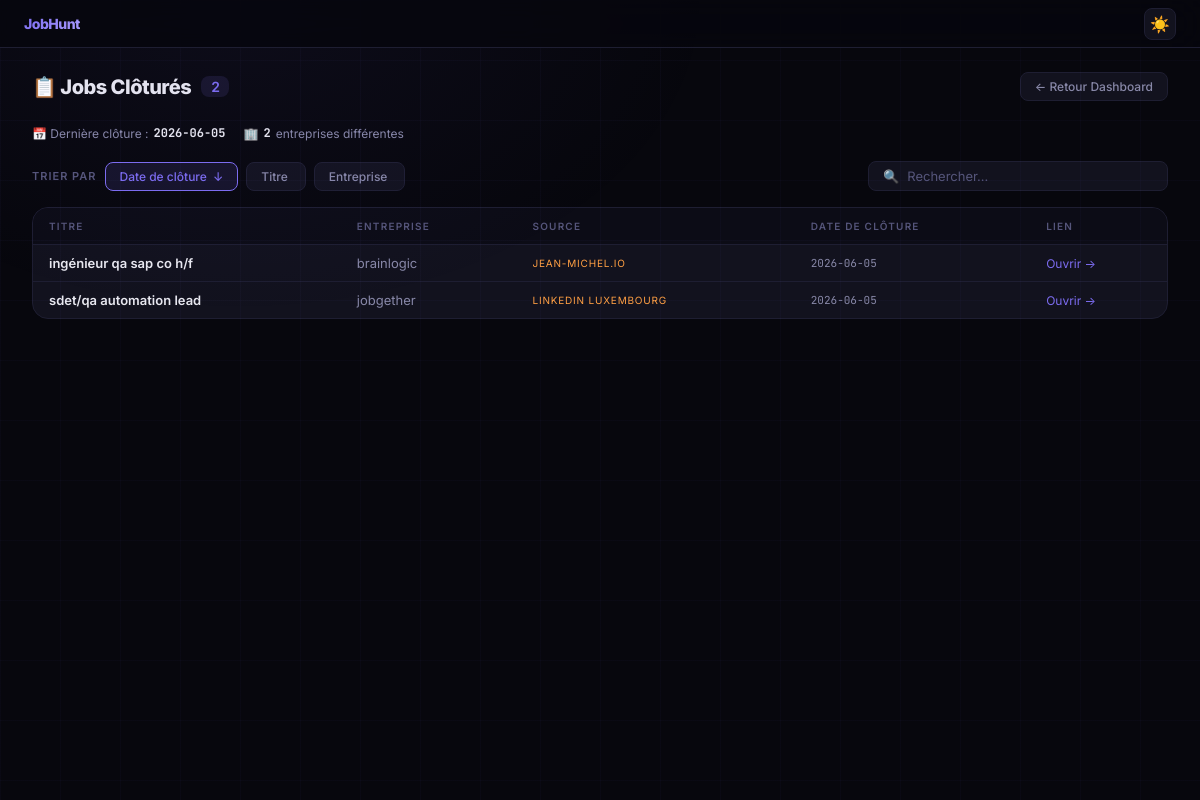
The page /jobclotured on the database its author committed.
### tables this page shows
CREATE TABLE dismissed_jobs (
    id INTEGER PRIMARY KEY AUTOINCREMENT,
    title TEXT NOT NULL,
    company TEXT DEFAULT "",
    url TEXT DEFAULT "",
    user_id TEXT NOT NULL DEFAULT "",
    dismissed_at TIMESTAMP DEFAULT CURRENT_TIMESTAMP,
    UNIQUE(title, company, user_id)
);

### app.py (the view)
@app.route("/jobclotured")
def jobs_clotures():
    conn = get_db()
    rows = conn.execute("""
        SELECT d.id, d.title, d.company, d.url, d.dismissed_at,
               COALESCE(j.source, '—') as source
        FROM dismissed_jobs d
        LEFT JOIN jobs j ON LOWER(TRIM(j.title)) = LOWER(TRIM(d.title))
                       AND LOWER(TRIM(COALESCE(j.company,''))) = LOWER(TRIM(COALESCE(d.company,'')))
        GROUP BY d.id
        ORDER BY d.dismissed_at DESC
    """).fetchall()
    conn.close()
    jobs = [dict(r) for r in rows]
    companies = len(set(j.get('company','') for j in jobs if j.get('company')))
    return render_template("jobs_clotures.html",
        jobs=jobs,
        total=len(jobs),
        companies=companies,
        version=get_version())

### app.py (called while the page is built)
def get_env_label():
    svc = os.environ.get('RENDER_SERVICE_NAME', '')
    branch = os.environ.get('RENDER_GIT_BRANCH', '')
    if 'recette' in svc or branch == 'staging':
        return 'Recette'
    if os.environ.get('RENDER'):
        return 'Prod'
    return ''  # local dev

@app.context_processor
def inject_env_label():
    return dict(env_label=get_env_label())

def get_db():
    conn = sqlite3.connect(DB_PATH)
    conn.row_factory = sqlite3.Row
    return conn

### version.py (called while the page is built)
def get_version():
    try:
        with open(VERSION_FILE) as f:
            for line in f:
                line = line.strip()
                if line and not line.startswith("#"):
                    return line
    except:
        pass
    return "0.0.0"

### templates/jobs_clotures.html (shortened to what this page needs)
<!DOCTYPE html>
<html lang="fr">
<head>
<link rel="stylesheet" href="/static/theme.css">
</head>
<body>
<div class="bg-grid"></div>
<div class="bg-glow"></div>
<div class="app">
  <header class="header">
    <a href="/" class="header-logo" style="text-decoration:none;display:flex;align-items:center;gap:8px;">
      JobHunt{% if env_label %}<span> {{ env_label }}</span>{% endif %}
    </a>
    <div class="header-right">
      <button class="theme-toggle" onclick="toggleTheme()" id="theme-btn" title="Basculer thème">☀️</button>
    </div>
  </header>
  <div class="main">
    <div class="page-header">
      <h1>
        📋 Jobs Clôturés
        <span class="count">{{ total }}</span>
      </h1>
      <a href="{{ url_for('index') }}" class="back-link">← Retour Dashboard</a>
    </div>
    {% if jobs %}
    <div class="stats-line">
      <span>📅 Dernière clôture : <span class="num">{{ jobs[0].dismissed_at[:10] if jobs[0].dismissed_at else '—' }}</span></span>
      <span>🏢 <span class="num">{{ companies }}</span> entreprises différentes</span>
    </div>
    <div class="sort-bar">
      <span class="label">Trier par</span>
      <button class="sort-btn active" data-sort="date" onclick="sortBy('date')">Date de clôture <span class="arrow">↓</span></button>
      <button class="sort-btn" data-sort="title" onclick="sortBy('title')">Titre </button>
      <button class="sort-btn" data-sort="company" onclick="sortBy('company')">Entreprise </button>
      <div class="search-box" style="margin-left:auto;">
        <span style="color:var(--text-muted);font-size:13px;">🔍</span>
        <input type="text" id="searchInput" placeholder="Rechercher..." oninput="filterTable()">
      </div>
    </div>
    <div class="table-wrap">
      <table>
        <thead>
          <tr>
            <th onclick="sortBy('title')">Titre </th>
            <th onclick="sortBy('company')" style="cursor:pointer;">Entreprise</th>
            <th onclick="sortBy('source')" style="cursor:pointer;">Source</th>
            <th onclick="sortBy('date')" style="cursor:pointer;">Date de clôture</th>
            <th>Lien</th>
          </tr>
        </thead>
        <tbody id="jobs-tbody">
          {% for j in jobs %}
          <tr data-title="{{ j.title|e }}" data-company="{{ j.company|e }}" data-source="{{ j.source|e }}" data-date="{{ j.dismissed_at or '' }}">
            <td class="td-title"><a href="{{ j.url }}" target="_blank" title="{{ j.title|e }}">{{ j.title[:80] }}{% if j.title|length > 80 %}…{% endif %}</a></td>
            <td class="td-company">{{ j.company }}</td>
            <td class="td-source">{{ j.source }}</td>
            <td class="td-date">{{ j.dismissed_at[:10] if j.dismissed_at else '—' }}</td>
            <td><a href="{{ j.url }}" target="_blank" style="color:var(--accent);text-decoration:none;font-size:12px;">Ouvrir →</a></td>
          </tr>
          {% endfor %}
        </tbody>
      </table>
    </div>
    {% else %}
    <div class="empty-state">
      <div class="icon">📭</div>
      <h3>Aucun job clôturé</h3>
      <p>Les jobs que tu dismiss apparaîtront ici.</p>
    </div>
    {% endif %}
  </div>
</div>
</body>
</html>

### static/theme.css (style rules this page uses)
:root { --bg: #07070d; --bg-alt: #0c0c16; --card: #12121e; --card-hover: #181828; --card-alt: #0a0a14; --border: #1e1e32; --border-light: #2a2a44; --text: #e8e8f0; --text-dim: #8888a8; --text-muted: #55557a; --accent: #7c6cf0; --accent-dim: #5a4bc0; --accent-glow: rgba(124,108,240,0.12); --accent-glow-strong: rgba(124,108,240,0.2); --green: #00d68f; --green-dim: rgba(0,214,143,0.12); --orange: #ff9f43; --red: #ff6b6b; --red-dim: rgba(255,107,107,0.1); --gold: #ffd93d; --blue: #54a0ff; --blue-dim: rgba(84,160,255,0.08); --glass: rgba(18,18,30,0.8); --header-bg: rgba(7,7,13,0.85); --shadow: 0 8px 32px rgba(0,0,0,0.4); --shadow-sm: 0 2px 8px rgba(0,0,0,0.2); --radius: 12px; --radius-lg: 16px; --radius-sm: 8px; }
*, *::before, *::after { margin: 0; padding: 0; box-sizing: border-box; }
body { font-family: 'Inter', -apple-system, BlinkMacSystemFont, sans-serif; background: var(--bg); color: var(--text); min-height: 100vh; -webkit-font-smoothing: antialiased; transition: background 0.25s, color 0.25s; }
a { color: var(--accent); text-decoration: none; }
.bg-grid { position: fixed; inset: 0; z-index: 0; background-image: linear-gradient(rgba(124,108,240,0.03) 1px, transparent 1px), linear-gradient(90deg, rgba(124,108,240,0.03) 1px, transparent 1px); background-size: 60px 60px; pointer-events: none; }
.bg-glow { position: fixed; top: -40vh; left: -20vw; width: 80vw; height: 80vh; background: radial-gradient(ellipse, rgba(124,108,240,0.06) 0%, transparent 70%); pointer-events: none; z-index: 0; animation: glow-drift 12s ease-in-out infinite alternate; }
.header { position: sticky; top: 0; z-index: 100; height: 48px; display: flex; align-items: center; justify-content: space-between; padding: 0 24px; background: var(--header-bg); backdrop-filter: blur(20px) saturate(1.4); border-bottom: 1px solid var(--border); transition: background 0.25s, border-color 0.25s; }
.header-logo { font-size: 14px; font-weight: 800; background: linear-gradient(135deg, var(--accent), #a89bff); -webkit-background-clip: text; -webkit-text-fill-color: transparent; letter-spacing: -0.5px; white-space: nowrap; }
.header-right { display: flex; align-items: center; gap: 8px; }
.theme-toggle { width: 32px; height: 32px; border-radius: 8px; border: 1px solid var(--border); background: var(--card); color: var(--text-dim); font-size: 16px; cursor: pointer; display: flex; align-items: center; justify-content: center; transition: all 0.2s; font-family: inherit; flex-shrink: 0; }

### rows shown on the page
dismissed_jobs: dismissed_at "2026-06-05", title "ingénieur qa sap co h/f", company "brainlogic", source "JEAN-MICHEL.IO"
dismissed_jobs: title "sdet/qa automation lead", company "jobgether", source "LINKEDIN LUXEMBOURG", dismissed_at "2026-06-05"

### other values the page prints
{{ total }} "2"
{{ companies }} "2"
